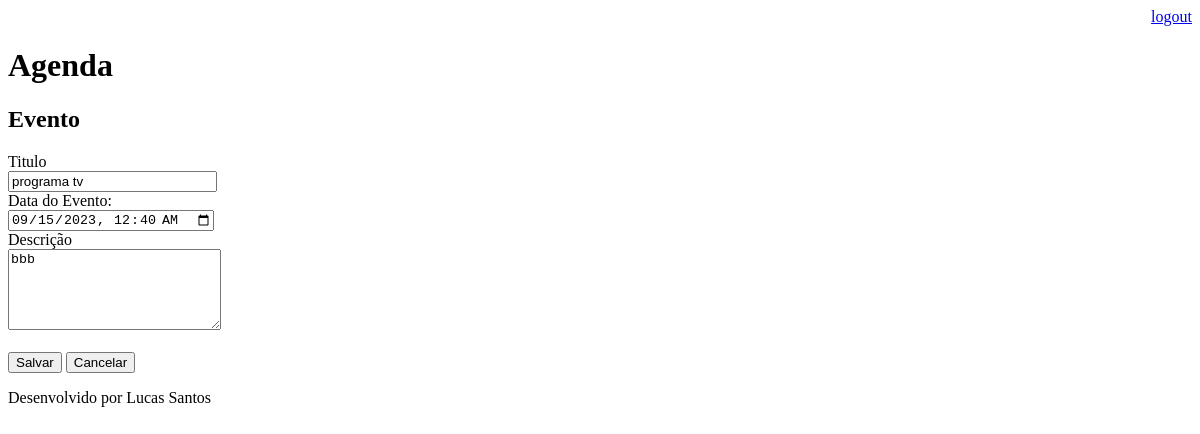
The app's page /agenda/evento/?id=7 (signed in), older data.
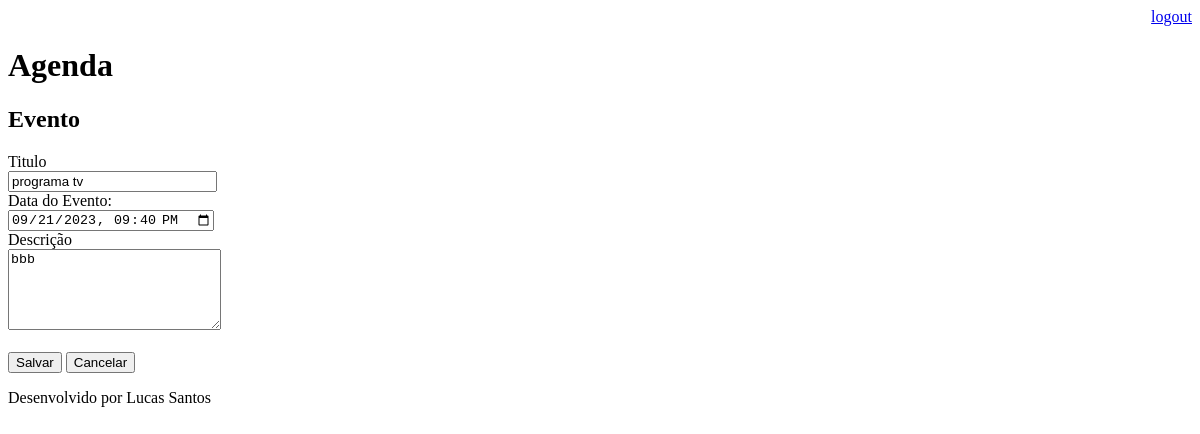
The same page, newer data.
### core/models.py (models this page shows, shortened)
class Evento(models.Model):
    titulo = models.CharField(max_length=100)
    descricao = models.TextField(blank=True, null=True)
    data_evento = models.DateTimeField(verbose_name="Data do Evento")
    data_criacao = models.DateTimeField(auto_now=True)
    usuario = models.ForeignKey(User, on_delete=models.CASCADE)
    class Meta:
        db_table = "evento"
    def get_data_input_evento(self):
        return self.data_evento.strftime("%Y-%m-%dT%H:%M")

### core/views.py (the view)
# urls.py: path("agenda/evento/", views.evento),
@login_required(login_url="/login/")
def evento(request):
    id_evento = request.GET.get("id")
    dados = {}
    if id_evento:
        dados["evento"] = Evento.objects.get(id=id_evento)
    return render(request, "evento.html", dados)

### templates/evento.html (shortened to what this page needs)
{% extends "model-page.html" %}
{% block content %}
<h2>Evento</h2>
<form action="submit" method="POST">{% csrf_token %}
    <label>Titulo</label>
    <br>
    <input type="text" name="titulo" size="23" value="{{ evento.titulo }}">
    <br>
    <label>Data do Evento: </label>
    <br>
    <input type="datetime-local" name="data_evento" value="{{ evento.get_data_input_evento }}">
    <br>
    <label>Descrição</label>
    <br>
    <textarea name="descricao" rows="5" cols="24">{{ evento.descricao }}</textarea>
    <br><br>
    <button type="submit">Salvar</button>
    <a href="/">
        <button type="button">Cancelar</button>
    </a>
</form>
{% endblock %}

Row changes from the older to the newer data that the page shows:
changed Evento "programa tv": data_evento "09/15/2023 00:40" → "09/21/2023 21:40"
